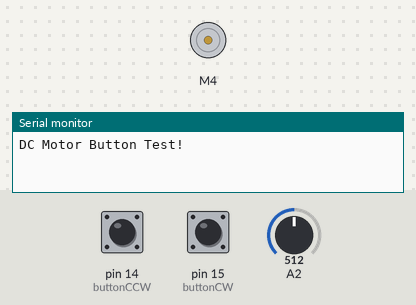
Bench run of a sketch on a simulated Arduino Uno, built with avr-gcc and run on an emulated ATmega328P. Parts: DC motor (green arrow = forward, orange = backward, longer = faster), the last lines printed to the serial monitor. The test bench sets the inputs (shaded band); at power-on: pin 14 (buttonCCW) LOW, pin 15 (buttonCW) LOW, A2 = 512.

Above: at 1.2 s.
1.3 s: pin 14 (buttonCCW) pulled HIGH for 1 s
At 1.9 s:
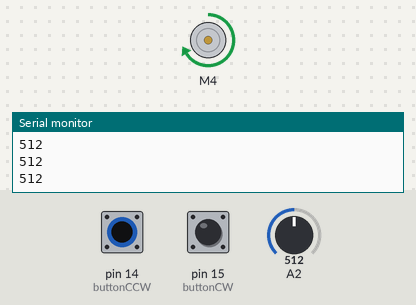
3.8 s: pin 15 (buttonCW) pulled HIGH for 0.15 s
At 3.88 s:
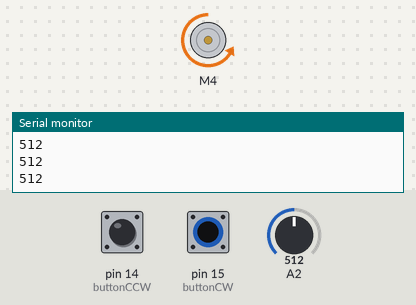
5.4 s: pin 15 (buttonCW) pulled HIGH for 3.2 s
At 9.2 s:
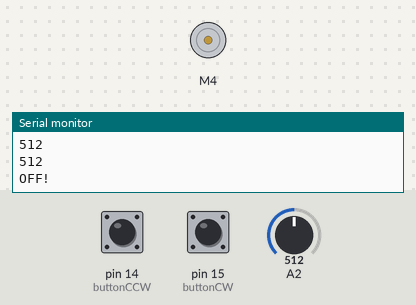
10.1 s: pin 14 (buttonCCW) pulled HIGH for 3.2 s
At 11.0 s:
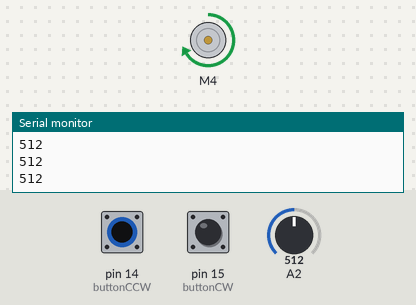
Timing chart, 0 to 14.8 s (numbered marks = the images above; inputs shaded):
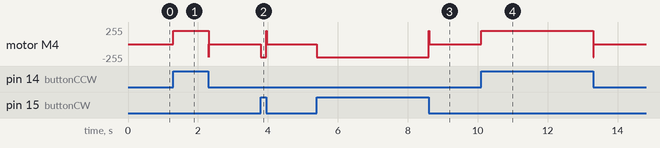

Measured:
- after the input at 1.3 s, motor M4: stopped → forward 200/255 at once, → stopped 1.0 s later
- after the input at 3.8 s, motor M4: stopped → backward 200/255 at once, → stopped 0.15 s later
- after the input at 5.4 s, motor M4: stopped → backward 200/255 at once, → stopped 3.2 s later
- after the input at 10.1 s, motor M4: stopped → forward 200/255 at once, → stopped 3.2 s later

The sketch:

dc-motor-button.ino
```cpp
/************************************
 * This program demonstrates bi-directional push button control of a DC Motor using the Adafruit Motorshield V1.
 * A potentiometer value is captured and displayed to track the angular position of the motor-controlled joint.
 *
 * REFERENCE:
 * https://learn.adafruit.com/adafruit-motor-shield/overview
 */

#include <AFMotor.h>

AF_DCMotor motor(4);    //Create motor object and set motor port (1-4)

const int buttonCCW = 14;   //Set buttonPin to the digital equivalinet of analog pin A0
const int buttonCW = 15;   //Set buttonPin to the digital equivalinet of analog pin A0
bool      buttonStateCCW = false;
bool      buttonStateCW = false;
int       potValue      = 0;

void setup() {
  Serial.begin(9600);           // set up Serial library at 9600 bps
  Serial.println("DC Motor Button Test!");

  // turn on motor
  motor.setSpeed(200);  //Set default motor speed. Speeds allowed from 0 to 255.
  motor.run(RELEASE);   //Reset the motor (clear any previous commands) by "releasing" it.

  pinMode (buttonCCW, INPUT);
  pinMode (buttonCW, INPUT);
  pinMode (A2, INPUT);
}

void loop() {
  if (digitalRead(buttonCCW) == HIGH && buttonStateCCW == false) {
    buttonStateCCW = true;
    motor.run(FORWARD);
    Serial.println ("CCW!");
  }
  else if (digitalRead(buttonCCW) == LOW && buttonStateCCW == true){
    buttonStateCCW = false;
    motor.run(BACKWARD);
    delay (10);
    motor.run(RELEASE);
    Serial.println ("OFF!");
    delay(1000);
  }
  else if (digitalRead(buttonCW) == HIGH && buttonStateCW == false) {
    buttonStateCW = true;
    motor.run(BACKWARD);
    Serial.println ("CW!");
  }
  else if (digitalRead(buttonCW) == LOW && buttonStateCW == true){
    buttonStateCW = false;
    motor.run(FORWARD);
    delay (10);
    motor.run(RELEASE);
    Serial.println ("OFF!");
    delay(1000);
  }
  if (buttonStateCW == true || buttonStateCCW == true) {
    potValue = analogRead(A2);
    Serial.println(potValue);
  }
}
```
